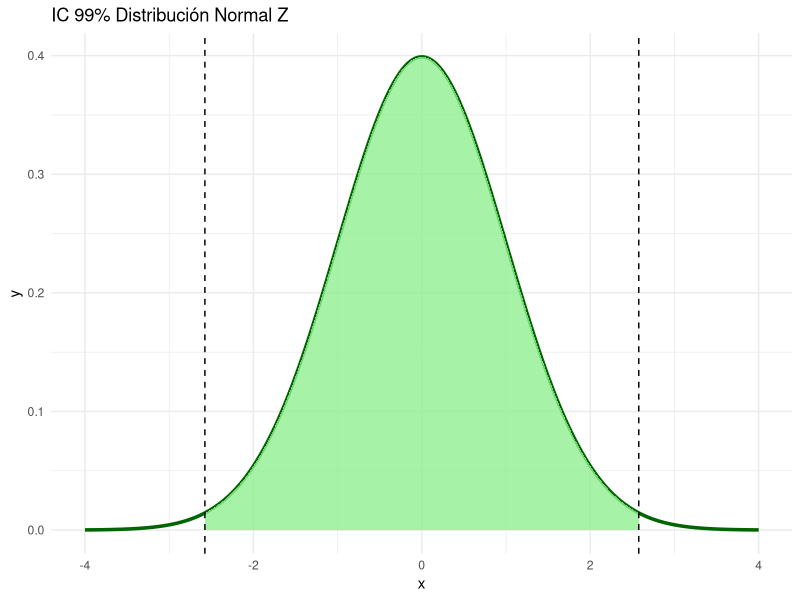
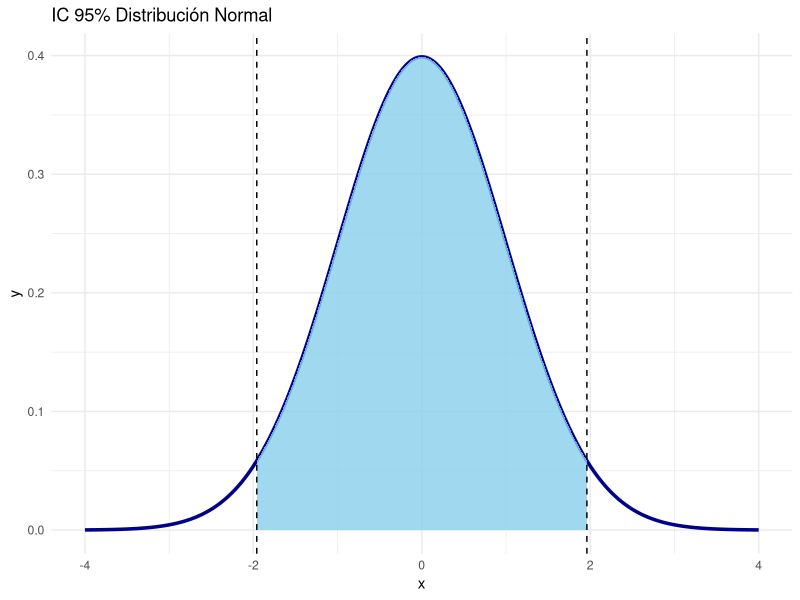
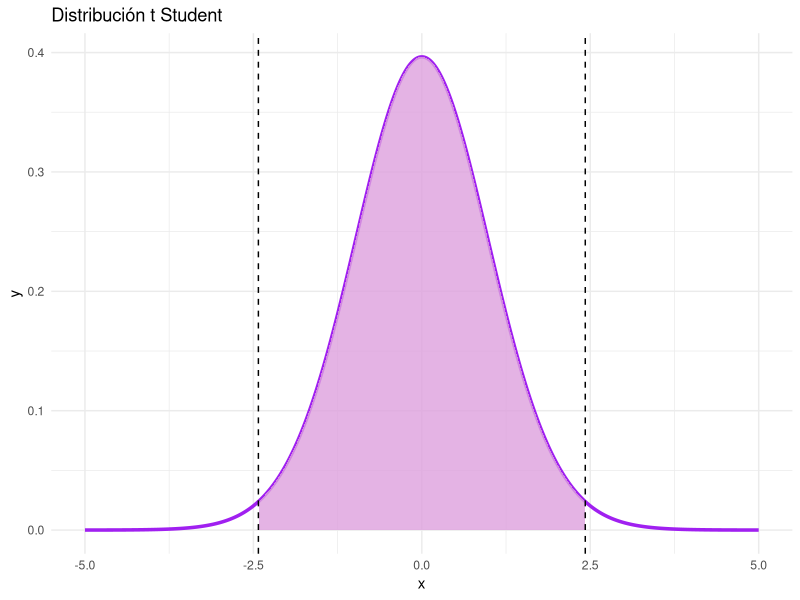
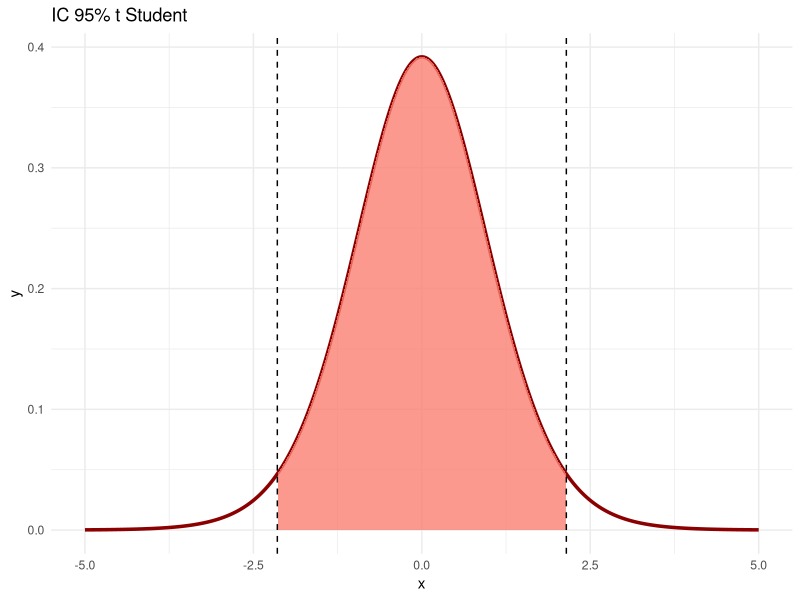
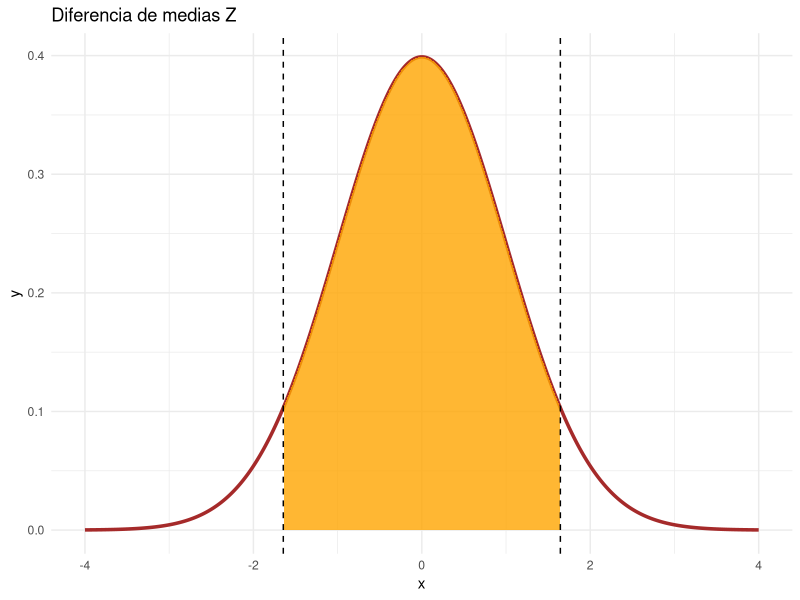
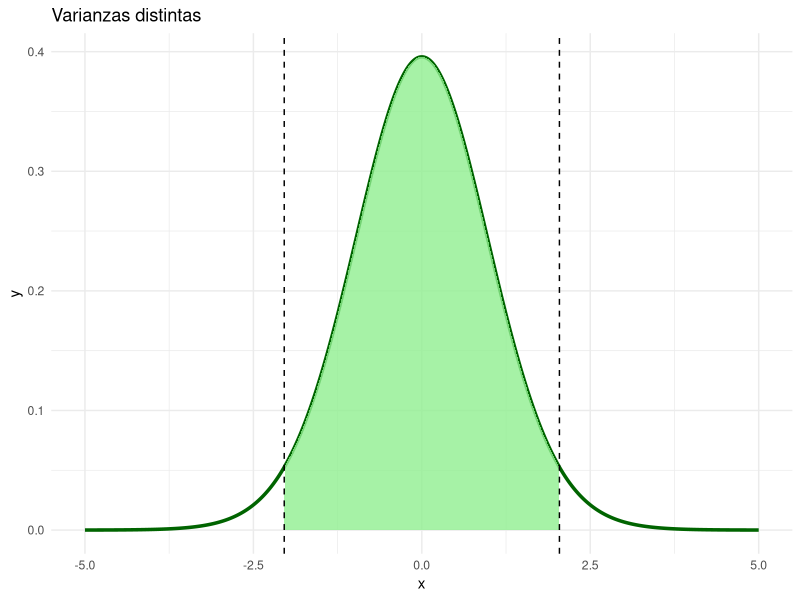
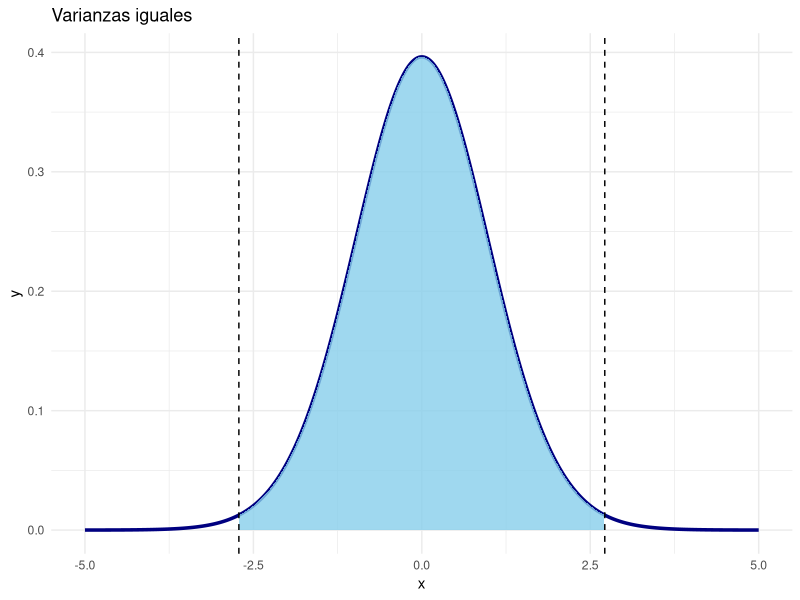
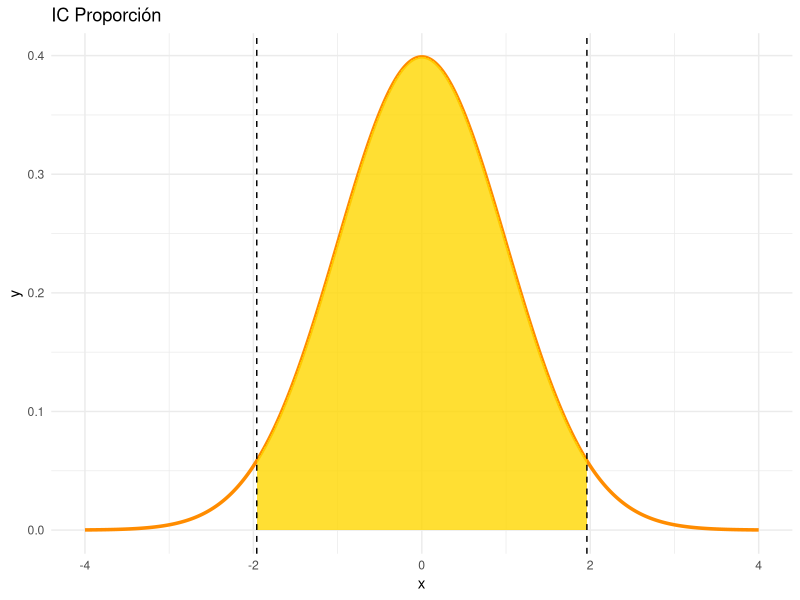

R code for these plots, in order:
## ---- chunk 1
# Verificar, instalar y activar el paquete "tidyverse"
if (!require(tidyverse)) {
  install.packages("tidyverse")
}
library(tidyverse)

# Verificar, instalar y activar el paquete "kableExtra"
if (!require(kableExtra)) {
  install.packages("kableExtra")
}
library(kableExtra)

# Verificar, instalar y activar el paquete "ggplot2"
if (!require(ggplot2)) {
  install.packages("ggplot2")
}
library(ggplot2)
## ---- chunk 2
# Datos
x_barra <- 74.036
sigma <- 0.001
n <- 15
alpha <- 0.01

# Valor crítico
z <- qnorm(1-alpha/2)

# Error estándar
EE <- sigma/sqrt(n)

# Intervalo
LI <- x_barra - z*EE
LS <- x_barra + z*EE

# Respuesta
cat("IC =", LI, ",", LS)
## ---- chunk 3
confianza <- 0.99
alpha <- 1-confianza
z <- qnorm(1-alpha/2)

x <- seq(-4,4,length=1000)

df <- data.frame(x=x,y=dnorm(x))

sombra <- subset(df,x>=-z & x<=z)

ggplot(df,aes(x,y))+
geom_line(color="darkgreen",size=1.2)+
geom_area(data=sombra,fill="lightgreen",alpha=0.8)+
geom_vline(xintercept=c(-z,z),linetype="dashed")+
labs(title="IC 99% Distribución Normal Z")+
theme_minimal()
## ---- chunk 4
# Datos
x_barra <- 1014
sigma <- 25
n <- 20
alpha <- 0.05

z <- qnorm(1-alpha/2)

EE <- sigma/sqrt(n)

LI <- x_barra - z*EE
LS <- x_barra + z*EE

cat("IC =", LI, ",", LS)
## ---- chunk 5
confianza <- 0.95
alpha <- 1-confianza
z <- qnorm(1-alpha/2)

x <- seq(-4,4,length=1000)

df <- data.frame(x=x,y=dnorm(x))

sombra <- subset(df,x>=-z & x<=z)

ggplot(df,aes(x,y))+
geom_line(color="darkblue",size=1.2)+
geom_area(data=sombra,fill="skyblue",alpha=0.8)+
geom_vline(xintercept=c(-z,z),linetype="dashed")+
labs(title="IC 95% Distribución Normal")+
theme_minimal()
## ---- chunk 6
# Datos
x_barra <- 42.5
s <- 3.8
n <- 40
alpha <- 0.02

t <- qt(1-alpha/2,df=n-1)

EE <- s/sqrt(n)

LI <- x_barra - t*EE
LS <- x_barra + t*EE

cat("IC =", LI, ",", LS)
## ---- chunk 7
confianza <- 0.98
alpha <- 1-confianza
gl <- 39

t <- qt(1-alpha/2,df=gl)

x <- seq(-5,5,length=1000)

df <- data.frame(x=x,y=dt(x,df=gl))

sombra <- subset(df,x>=-t & x<=t)

ggplot(df,aes(x,y))+
geom_line(color="purple",size=1.2)+
geom_area(data=sombra,fill="plum",alpha=0.8)+
geom_vline(xintercept=c(-t,t),linetype="dashed")+
labs(title="Distribución t Student")+
theme_minimal()
## ---- chunk 8
# Datos
datos <- c(3.4,2.8,4.4,2.5,3.3,4.0,4.8,
           2.9,5.6,5.2,3.7,3.0,3.6,2.8,4.8)

n <- length(datos)

x_barra <- mean(datos)

s <- sd(datos)

alpha <- 0.05

t <- qt(1-alpha/2,df=n-1)

EE <- s/sqrt(n)

LI <- x_barra - t*EE
LS <- x_barra + t*EE

cat("IC =", LI, ",", LS)
## ---- chunk 9
confianza <- 0.95
alpha <- 1-confianza
gl <- 14

t <- qt(1-alpha/2,df=gl)

x <- seq(-5,5,length=1000)

df <- data.frame(x=x,y=dt(x,df=gl))

sombra <- subset(df,x>=-t & x<=t)

ggplot(df,aes(x,y))+
geom_line(color="darkred",size=1.2)+
geom_area(data=sombra,fill="salmon",alpha=0.8)+
geom_vline(xintercept=c(-t,t),linetype="dashed")+
labs(title="IC 95% t Student")+
theme_minimal()
## ---- chunk 10
# Datos
x1 <- 32
x2 <- 25

n1 <- 45
n2 <- 60

sigma1 <- 48
sigma2 <- 56

alpha <- 0.10

z <- qnorm(1-alpha/2)

EE <- sqrt((sigma1/n1)+(sigma2/n2))

dif <- x1 - x2

LI <- dif - z*EE
LS <- dif + z*EE

cat("IC =", LI, ",", LS)
## ---- chunk 11
confianza <- 0.90
alpha <- 1-confianza
z <- qnorm(1-alpha/2)

x <- seq(-4,4,length=1000)

df <- data.frame(x=x,y=dnorm(x))

sombra <- subset(df,x>=-z & x<=z)

ggplot(df,aes(x,y))+
geom_line(color="brown",size=1.2)+
geom_area(data=sombra,fill="orange",alpha=0.8)+
geom_vline(xintercept=c(-z,z),linetype="dashed")+
labs(title="Diferencia de medias Z")+
theme_minimal()
## ---- chunk 12
# Datos
x1 <- 17
x2 <- 19

s1 <- 1.5
s2 <- 1.8

n1 <- 14
n2 <- 25

alpha <- 0.05

EE <- sqrt((s1/n1)+(s2/n2))

gl <- (((s1/n1)+(s2/n2))^2)/
      ((((s1/n1)^2)/(n1-1))+
      (((s2/n2)^2)/(n2-1)))

t <- qt(1-alpha/2,df=gl)

dif <- x1 - x2

LI <- dif - t*EE
LS <- dif + t*EE

cat("IC =", LI, ",", LS)
## ---- chunk 13
confianza <- 0.95
alpha <- 1-confianza
gl <- 30

t <- qt(1-alpha/2,df=gl)

x <- seq(-5,5,length=1000)

df <- data.frame(x=x,y=dt(x,df=gl))

sombra <- subset(df,x>=-t & x<=t)

ggplot(df,aes(x,y))+
geom_line(color="darkgreen",size=1.2)+
geom_area(data=sombra,fill="lightgreen",alpha=0.8)+
geom_vline(xintercept=c(-t,t),linetype="dashed")+
labs(title="Varianzas distintas")+
theme_minimal()
## ---- chunk 14
# Datos
x1 <- 17
x2 <- 19

s1 <- 1.5
s2 <- 1.8

n1 <- 14
n2 <- 25

alpha <- 0.01

# Varianza agrupada
sp2 <- (((n1-1)*s1)+((n2-1)*s2))/
       (n1+n2-2)

sp <- sqrt(sp2)

EE <- sp*sqrt((1/n1)+(1/n2))

t <- qt(1-alpha/2,df=n1+n2-2)

dif <- x1 - x2

LI <- dif - t*EE
LS <- dif + t*EE

cat("IC =", LI, ",", LS)
## ---- chunk 15
confianza <- 0.99
alpha <- 1-confianza
gl <- 37

t <- qt(1-alpha/2,df=gl)

x <- seq(-5,5,length=1000)

df <- data.frame(x=x,y=dt(x,df=gl))

sombra <- subset(df,x>=-t & x<=t)

ggplot(df,aes(x,y))+
geom_line(color="navy",size=1.2)+
geom_area(data=sombra,fill="skyblue",alpha=0.8)+
geom_vline(xintercept=c(-t,t),linetype="dashed")+
labs(title="Varianzas iguales")+
theme_minimal()
## ---- chunk 16
# Datos
n <- 300
x <- 198

p <- x/n

alpha <- 0.05

z <- qnorm(1-alpha/2)

EE <- sqrt((p*(1-p))/n)

LI <- p - z*EE
LS <- p + z*EE

cat("IC =", LI, ",", LS)
## ---- chunk 17
confianza <- 0.95
alpha <- 1-confianza
z <- qnorm(1-alpha/2)

x <- seq(-4,4,length=1000)

df <- data.frame(x=x,y=dnorm(x))

sombra <- subset(df,x>=-z & x<=z)

ggplot(df,aes(x,y))+
geom_line(color="darkorange",size=1.2)+
geom_area(data=sombra,fill="gold",alpha=0.8)+
geom_vline(xintercept=c(-z,z),linetype="dashed")+
labs(title="IC Proporción")+
theme_minimal()
## ---- chunk 18
# Datos
n <- 18
s2 <- 16

alpha <- 0.01

chi1 <- qchisq(alpha/2,df=n-1)
chi2 <- qchisq(1-alpha/2,df=n-1)

LI <- ((n-1)*s2)/chi2
LS <- ((n-1)*s2)/chi1

cat("IC =", LI, ",", LS)
## ---- chunk 19
confianza <- 0.99
alpha <- 1-confianza
gl <- 17

chi1 <- qchisq(alpha/2,gl)
chi2 <- qchisq(1-alpha/2,gl)

x <- seq(0,40,length=1000)

df <- data.frame(x=x,y=dchisq(x,df=gl))

sombra <- subset(df,x>=chi1 & x<=chi2)

ggplot(df,aes(x,y))+
geom_line(color="purple",size=1.2)+
geom_area(data=sombra,fill="violet",alpha=0.8)+
geom_vline(xintercept=c(chi1,chi2),linetype="dashed")+
labs(title="Distribución Chi-cuadrado")+
theme_minimal()
## ---- chunk 20
# Datos
n1 <- 12
n2 <- 15

s1 <- 25
s2 <- 10

alpha <- 0.05

F1 <- qf(alpha/2,df1=n1-1,df2=n2-1)
F2 <- qf(1-alpha/2,df1=n1-1,df2=n2-1)

razon <- s1/s2

LI <- razon/F2
LS <- razon/F1

cat("IC =", LI, ",", LS)
## ---- chunk 21
confianza <- 0.95
alpha <- 1-confianza

gl1 <- 11
gl2 <- 14

F1 <- qf(alpha/2,gl1,gl2)
F2 <- qf(1-alpha/2,gl1,gl2)

x <- seq(0,6,length=1000)

df <- data.frame(x=x,y=df(x,gl1,gl2))

sombra <- subset(df,x>=F1 & x<=F2)

ggplot(df,aes(x,y))+
geom_line(color="brown",size=1.2)+
geom_area(data=sombra,fill="tan",alpha=0.8)+
geom_vline(xintercept=c(F1,F2),linetype="dashed")+
labs(title="Distribución F")+
theme_minimal()
## ---- chunk 22
# Datos
x1 <- 84
n1 <- 120

x2 <- 65
n2 <- 110

p1 <- x1/n1
p2 <- x2/n2

dif <- p1 - p2

alpha <- 0.10

z <- qnorm(1-alpha/2)

EE <- sqrt((p1*(1-p1))/n1 +
           (p2*(1-p2))/n2)

LI <- dif - z*EE
LS <- dif + z*EE

cat("IC =", LI, ",", LS)
## ---- chunk 23
confianza <- 0.90
alpha <- 1-confianza
z <- qnorm(1-alpha/2)

x <- seq(-4,4,length=1000)

df <- data.frame(x=x,y=dnorm(x))

sombra <- subset(df,x>=-z & x<=z)

ggplot(df,aes(x,y))+
geom_line(color="darkcyan",size=1.2)+
geom_area(data=sombra,fill="cyan",alpha=0.8)+
geom_vline(xintercept=c(-z,z),linetype="dashed")+
labs(title="Diferencia de proporciones")+
theme_minimal()
